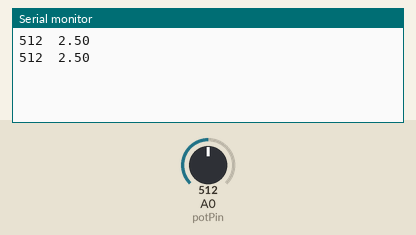
Bench run of a sketch on a simulated Arduino Uno, built with avr-gcc and run on an emulated ATmega328P. Parts: the last lines printed to the serial monitor. The inputs (shaded band) are chosen by the test bench; at power-on: A0 (potPin) = 512.

Above: at 1.3 s.
1.4 s: A0 (potPin) set to 605
At 2.4 s:
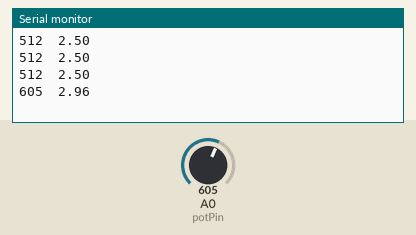
2.9 s: A0 (potPin) set to 625
At 3.4 s:
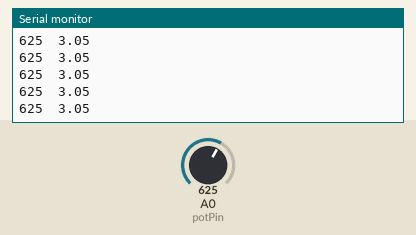
Timing chart, 0 to 5.9 s (numbered marks = the images above; inputs shaded):
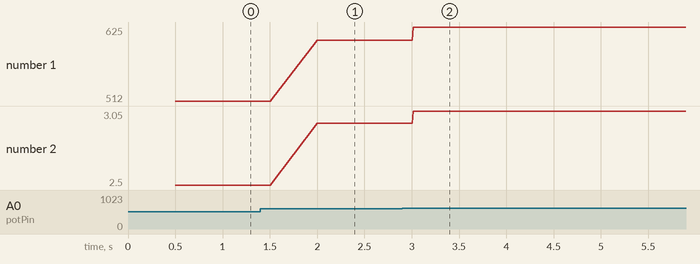

The sketch:

Q2BONUS.ino
```cpp
// declare Variables
const int potPin = A0;
int potReading;
float potVoltage;

int redLEDPin = 12;
int yellowLEDPin = 11;

void setup() {
  // Serial comms
  Serial.begin(9600);
}

void loop() {
  potReading = analogRead(potPin); // take in reading
  potVoltage = potReading * (5 / 1023.0); // convert to floating point voltage

  if (potVoltage <= 1 ) {
    digitalWrite(redLEDPin, LOW);
    digitalWrite(yellowLEDPin, HIGH);
  }
  else if (potVoltage <= 2) {
    digitalWrite(redLEDPin, LOW);
    digitalWrite(yellowLEDPin, LOW);
  }
  else if (potVoltage <= 3) {
    digitalWrite(yellowLEDPin, LOW);
    digitalWrite(redLEDPin, HIGH);
    delay(250);
    digitalWrite(redLEDPin, LOW);
    delay(250);
  }
  else if (potVoltage <= 4) {
    digitalWrite(redLEDPin, LOW);
    digitalWrite(yellowLEDPin, LOW);
  }
  else {
    digitalWrite(yellowLEDPin, HIGH);
    digitalWrite(redLEDPin, HIGH);
    delay(250);
    digitalWrite(redLEDPin, LOW);
    delay(250);
  }


  Serial.print(potReading);
  Serial.print("  ");
  Serial.println(potVoltage);
}
```

Measured:
- after the input at 1.4 s, the serial monitor: prints a new line after 0.60 s (image 1)
- after the input at 2.9 s, the serial monitor: prints a new line after 0.12 s (image 2)
- plotted number 1: 512 → 605 after the input at 1.4 s, 605 → 625 after the input at 2.9 s
- plotted number 2: 2.5 → 2.96 after the input at 1.4 s, 2.96 → 3 after the input at 2.9 s
